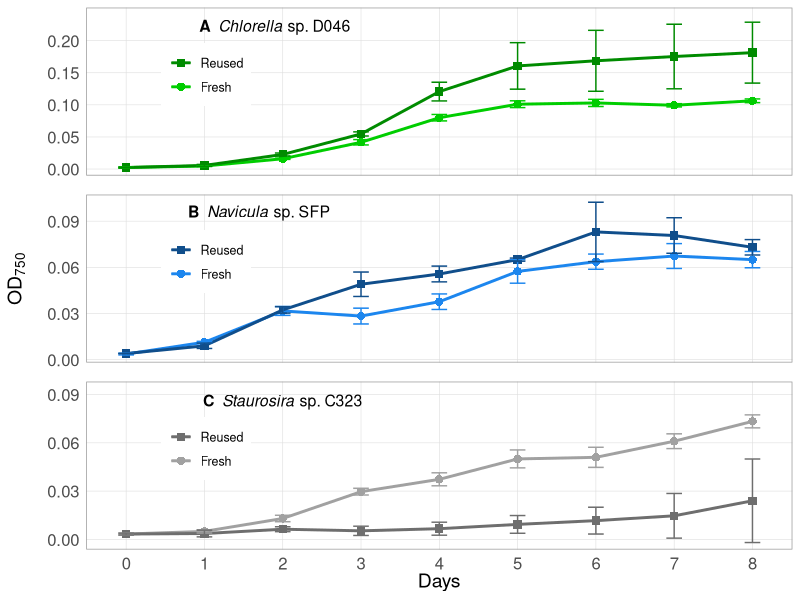
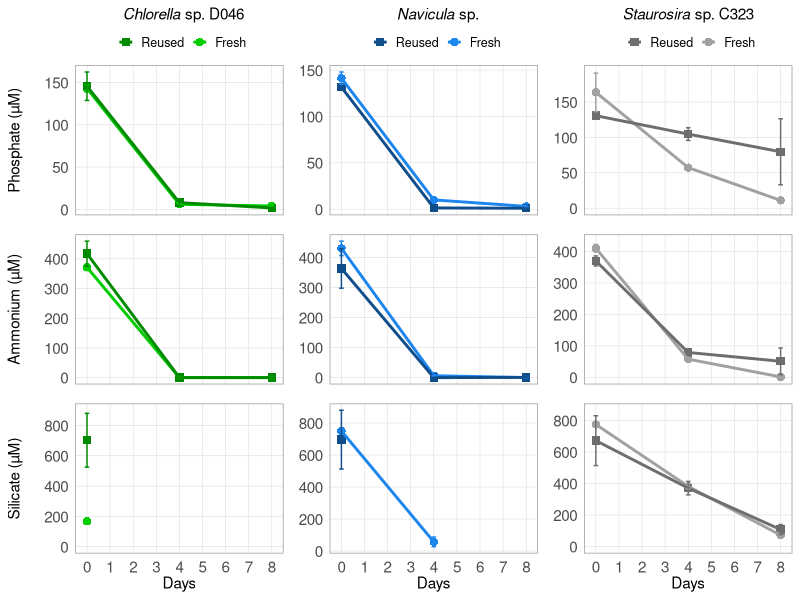
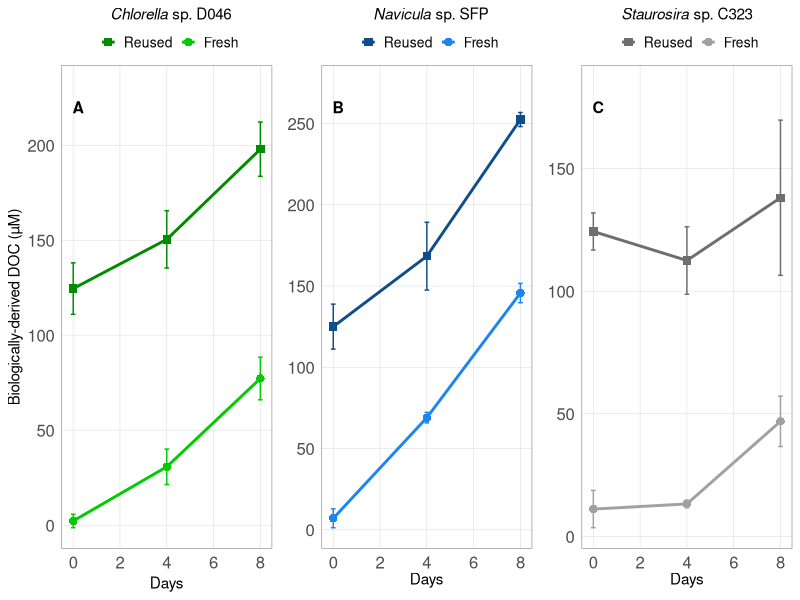
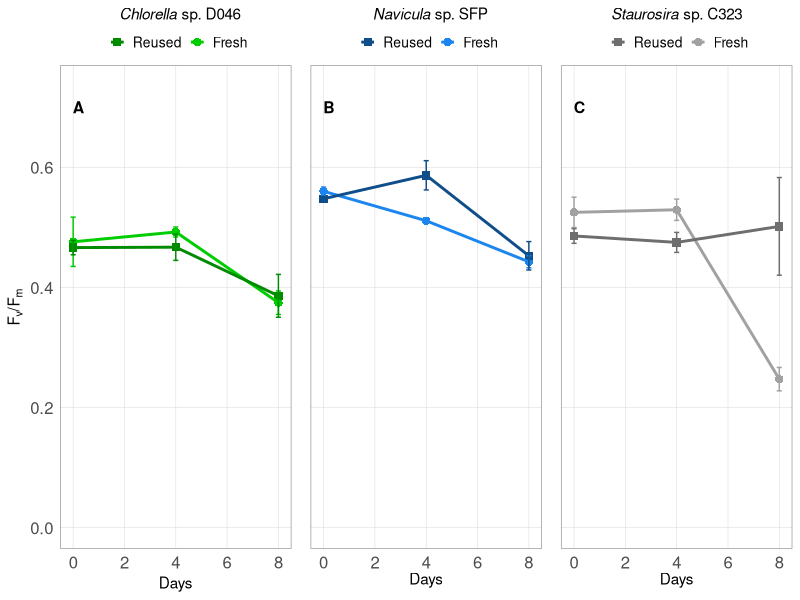
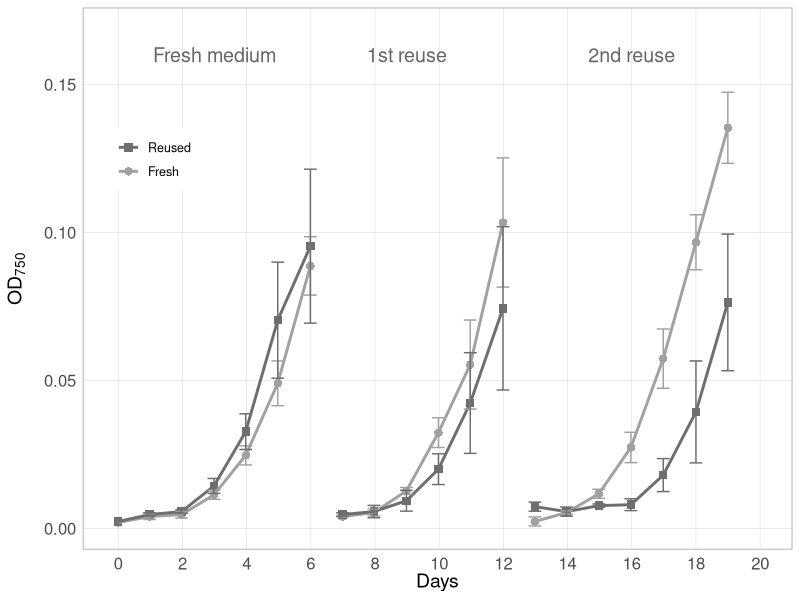
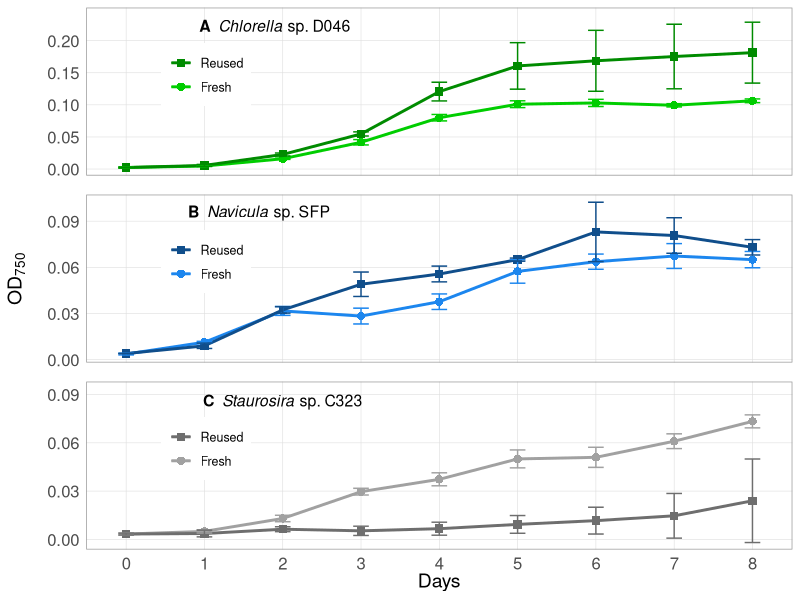
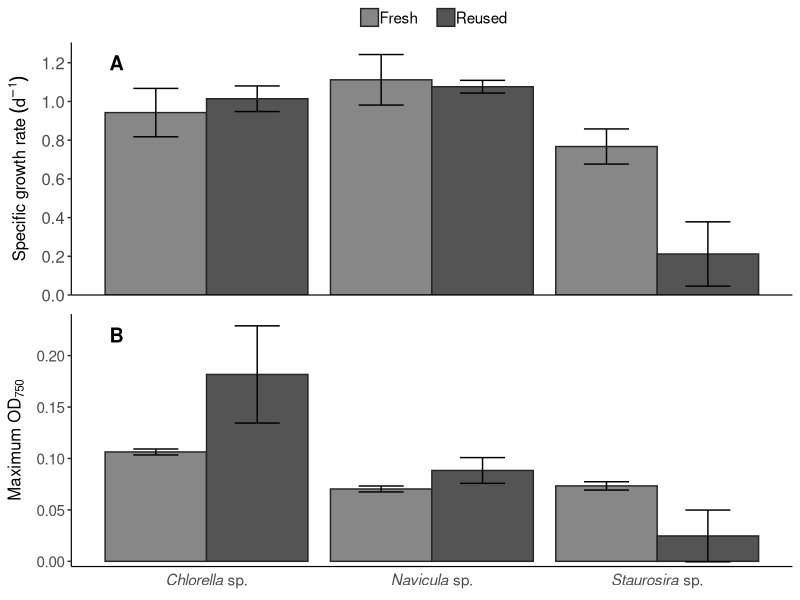
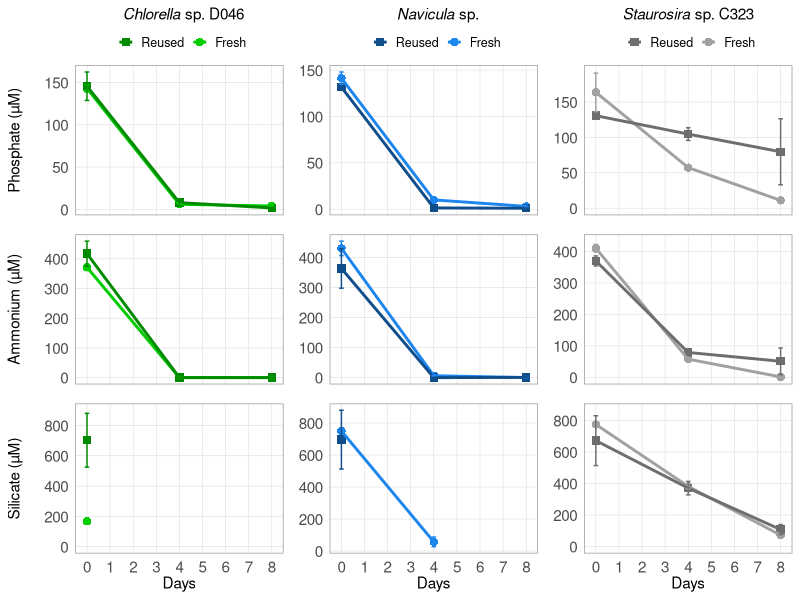

The R source for these figures, in order:
# Project: Microalgae Cross-strain Growth Medium Reuse Experiment
# Author: Sarah Loftus, sarah.e.loftus@gmail.com

# This code organizes, analyses, and visualizes data from mircoalgae cross-strain reused medium experiments. 

# Input data and metadata are also available on Figshare: https://doi.org/10.6084/m9.figshare.7831913.v1

#######################################################################################

### Install packages ###

# Data management
library(tidyverse) 
library(lubridate)
library(broom)

# Plotting
library(gtable)
library(grid)
library(ggpubr)

### Read Data (see metadata for CSV file column descriptions)
growth_df <- read.csv("input_data/Data1_Growth.csv")        # Algae growth and experimental data for each culture replicate
daily_df <- read.csv("input_data/Data2_Daily.csv")          # Daily sampling data 

#### Parse dates and times, and calculate Days elapsed ####

daily_df %>%
  mutate(Date = mdy(Date),   
         Tstart = hm(Tstart),
         Tend = hm(Tend),
         Tmid = Tstart + as.period(0.5*as.duration(Tend - Tstart))) %>%   # Tmid = midpoint between start and end of sampling time
  do(mutate(., DaysElapsed = ((Date + Tmid) - (Date[Round == 0 & Day == 0] + Tmid[Round == 0 & Day == 0]) )/ 86400) ) %>%   # DaysElapsed =  days elapsed since start of each experiment
  select(Round, Day, Chl_medium, OD750_medium, DaysElapsed) -> daily_df2 
  # Note: warning messages do not pose problem to further analysis

#### Define additional variables ####

growth_df %>%    
  inner_join(daily_df2, by = c("Round", "Day") ) %>% # Add daily measurement data to growth data frame
  mutate(biomass_OD = OD750 -  OD750_medium,         # biomass_OD = Blank-corrected OD750 of the culture, in arbitrary units
         biomass_chl = Chl - Chl_medium              # biomass_chl = Blank-corrected chlorophyll-a concentration of the culture, in relative fluorescence units
  ) -> growth_df2    

#### Calculate daily averages and standard deviations of all variables in growth data frame. For use in plotting. ####

growth_df2 %>%
  select(-Replicate, -Chl, -OD750, -Chl_medium, -OD750_medium) %>% 
  group_by(Algae, Round, Treatment, Day) %>% 
  summarize_all(funs(mean, sd), na.rm = TRUE) %>%
  replace(., is.na(.), NA)-> growth_df_avgs  

#### Calculate variables for algae growth statistics ####

# Define time periods where cultures are in exponential phase for calculating specific growth rates (*** this is based on OD growth phase)
mu_period_02 <- 0:2   # Days 0-2; for: Navicula Round 3 all treatments/replicates
mu_period_03 <- 0:3   # Days 0-3; for: C323 Round 1 Fresh C, C323 Round 3 Fresh all replciates
mu_period_04 <- 0:4   # Days 0-4; for: C323 Round 1 Recycled B, D046 Round 3 all treatments/replicates
mu_period_13 <- 1:3   # Days 1-3; for: C323 Round 1 Fresh A
mu_period_14 <- 1:4   # Days 1-4; for: C323 Round 1 Fresh B & Recycled A & Recycled C, C323 Round 2 Fresh all replicates
mu_period_25 <- 2:5   # Days 2-5; for: C323 Round 0 all treatments/replicates
mu_period_35 <- 3:5   # Days 3-5; for: C323 Round 2 Recycled all replicates
mu_period_38 <- 3:8   # Days 3-8; for: C323 Round 3 Recycled all replciates

# Calculate specific growth rate 
growth_df2 %>%
  filter( (Algae == "Navicula" & Day %in% mu_period_02) |     # Based on the stated definitions above, select only the days used to calculate specific growth rate
          ( (Algae == "C323" & ( (Round == 1 & Treatment == "F" & Replicate == "C") | (Round == 3 & Treatment == "F") ) ) & Day %in% mu_period_03) |
          ( ((Algae == "C323" & Round == 1 & Treatment == "R" & Replicate == "E") | (Algae == "D046" & Round == 3)) & Day %in% mu_period_04) |
          (Algae == "C323" & Round == 1 & Treatment == "F" & Replicate == "A" & Day %in% mu_period_13) |
          ( (Algae == "C323" & ( ( Round == 1 & ( (Treatment == "F" & Replicate == "B") | (Treatment == "R" & (Replicate == "D" | Replicate == "F")))) | (Round == 2 & Treatment == "F"))) & Day %in% mu_period_14) | 
          (Algae == "C323" & Round == 0 & Day %in% mu_period_25) |
          (Algae == "C323" & Round == 2 & Treatment == "R" & Day %in% mu_period_35) |
          (Algae == "C323" & Round == 3 & Treatment == "R" & Day %in% mu_period_38) ) %>%   
  group_by(Algae, Round, Treatment, Replicate) %>%
  do(tidy(lm(log(biomass_OD) ~ DaysElapsed, data = .))) %>%   # linear regression of natural log algae cell concentration versus time
  filter(term == "DaysElapsed") %>%                          # where "DaysElapsed" is the row term in the linear regression output to indicate the slope, i.e., the specific growth rate
  rename(mu = estimate) %>%                                  # rename the slope of the linear regression ("estimate") as mu, mu = the specific growth rate (units = 1/day)
  select(Algae, Round, Treatment, Replicate, mu) -> mu_data

# Take averages and standard deviations of specific growth rate
mu_data %>%
  group_by(Algae, Round, Treatment) %>% 
  select(-Replicate) %>% 
  summarize_all(funs(mean, sd), na.rm = TRUE) -> mu_avgs  

# Find the maximum OD over the growth period for each replicate
growth_df2 %>% 
  select(Round, Day, Algae, Treatment, Replicate, biomass_OD) %>% 
  group_by(Round, Algae, Treatment, Replicate) %>% 
  summarize(max_OD = max(biomass_OD)) -> max_OD_data 

# Take average and standard deviation of maximum OD
max_OD_data %>% 
  group_by(Algae, Round, Treatment) %>% 
  select(-Replicate) %>% 
  summarize_all(funs(mean, sd), na.rm = TRUE) -> max_OD_avgs 

# Change in DOC in Round 3
growth_df2 %>% 
  filter(Round == 3) %>% 
  select(Day, Algae, Treatment, Replicate, DOC, biomass_OD) %>% 
  group_by(Algae, Treatment, Replicate) %>% 
  summarize(DOC_change = DOC[Day == 8] - DOC[Day == 0], # Change in DOC over the growth period
            DOC_per_OD = DOC_change/(biomass_OD[Day == 8] - biomass_OD[Day == 0])) -> DOC_change # Change in DOC per change in OD over the growth period

# Take average and standard deviation of net change in DOC in Round 3
DOC_change %>%   
  select(-Replicate) %>% 
  summarize_all(funs(mean, sd), na.rm = TRUE) -> avg_DOC_change


#### Statistics ####

# Test for equal variances of specific growth rate (mu) and maximum OD between Fresh and Reused treatments in Round 3 for each algae

# Variance test for mu
C323_mu_var <- var.test(mu_data$mu[mu_data$Algae == 'C323' & mu_data$Round == 3 & mu_data$Treatment == "F"], 
                       mu_data$mu[mu_data$Algae == 'C323' & mu_data$Round == 3 & mu_data$Treatment == "R"],
                       alternative = "two.sided")

D046_mu_var <- var.test(mu_data$mu[mu_data$Algae == 'D046' & mu_data$Treatment == "F"], 
                       mu_data$mu[mu_data$Algae == 'D046' & mu_data$Treatment == "R"],
                       alternative = "two.sided")

Navi_mu_var <- var.test(mu_data$mu[mu_data$Algae == 'Navicula' & mu_data$Treatment == "F"], 
                       mu_data$mu[mu_data$Algae == 'Navicula' & mu_data$Treatment == "R"],
                       alternative = "two.sided")

# Variance test for maximum OD
C323_max_OD_var <- var.test(max_OD_data$max_OD[max_OD_data$Algae == 'C323' & max_OD_data$Round == 3 & max_OD_data$Treatment == "F"], 
                            max_OD_data$max_OD[max_OD_data$Algae == 'C323' & max_OD_data$Round == 3 & max_OD_data$Treatment == "R"],
                            alternative = "two.sided")

D046_max_OD_var <- var.test(max_OD_data$max_OD[max_OD_data$Algae == 'D046' & max_OD_data$Treatment == "F"], 
                            max_OD_data$max_OD[max_OD_data$Algae == 'D046' & max_OD_data$Treatment == "R"],
                            alternative = "two.sided")

Navi_max_OD_var <- var.test(max_OD_data$max_OD[max_OD_data$Algae == 'Navicula' & max_OD_data$Treatment == "F"], 
                            max_OD_data$max_OD[max_OD_data$Algae == 'Navicula' & max_OD_data$Treatment == "R"],
                            alternative = "two.sided")

# Perform T tests for mu and maximum OD between Fresh and Reused treatments in Round 3 for each algae
# Based on results of variance test above, indicate in T test function where "var.equal" is TRUE or FALSE

# T test for mu
C323_mu_test <- t.test(mu_data$mu[mu_data$Algae == 'C323' & mu_data$Round == 3 & mu_data$Treatment == "F"], 
                       mu_data$mu[mu_data$Algae == 'C323' & mu_data$Round == 3 & mu_data$Treatment == "R"],
                       alternative = "two.sided", paired = FALSE, var.equal = TRUE)

D046_mu_test <- t.test(mu_data$mu[mu_data$Algae == 'D046' & mu_data$Treatment == "F"], 
                        mu_data$mu[mu_data$Algae == 'D046' & mu_data$Treatment == "R"],
                        alternative = "two.sided", paired = FALSE, var.equal = TRUE)

Navi_mu_test <- t.test(mu_data$mu[mu_data$Algae == 'Navicula' & mu_data$Treatment == "F"], 
                        mu_data$mu[mu_data$Algae == 'Navicula' & mu_data$Treatment == "R"],
                        alternative = "two.sided", paired = FALSE, var.equal = TRUE)

# T test for maximum OD
C323_max_OD_test <- t.test(max_OD_data$max_OD[max_OD_data$Algae == 'C323' & max_OD_data$Round == 3 & max_OD_data$Treatment == "F"], 
                       max_OD_data$max_OD[max_OD_data$Algae == 'C323' & max_OD_data$Round == 3 & max_OD_data$Treatment == "R"],
                       alternative = "two.sided", paired = FALSE, var.equal = TRUE)

D046_max_OD_test <- t.test(max_OD_data$max_OD[max_OD_data$Algae == 'D046' & max_OD_data$Treatment == "F"], 
                       max_OD_data$max_OD[max_OD_data$Algae == 'D046' & max_OD_data$Treatment == "R"],
                       alternative = "two.sided", paired = FALSE, var.equal = FALSE)

Navi_max_OD_test <- t.test(max_OD_data$max_OD[max_OD_data$Algae == 'Navicula' & max_OD_data$Treatment == "F"], 
                       max_OD_data$max_OD[max_OD_data$Algae == 'Navicula' & max_OD_data$Treatment == "R"],
                       alternative = "two.sided", paired = FALSE, var.equal = TRUE)


#### Figures ####

#### Figure 1: Daily OD ####

  # C323 Round 0-2 ####  
  C323_OD_plot_R02 <- ggplot(data = growth_df_avgs[growth_df_avgs$Algae == "C323" & growth_df_avgs$Round != 3, ], 
                             aes(x = as.numeric(DaysElapsed_mean), y = biomass_OD_mean, color = Treatment, shape = Treatment))  +
    geom_point(size = 2.5) +
    geom_line(aes(group = interaction(Treatment, Round)), size = 1) +
    geom_errorbar(aes(ymin=biomass_OD_mean - biomass_OD_sd, ymax=biomass_OD_mean + biomass_OD_sd), width= 0.4) +
    labs(x = "Days") +
    labs(y = expression("OD"["750"])) +
    scale_color_manual(labels = c("Fresh", "Reused"), values = c('gray63','gray43'), guide = guide_legend(reverse=TRUE)) +
    scale_shape_manual(labels = c("Fresh", "Reused"), values = c(16, 15), guide = guide_legend(reverse=TRUE)) +
    scale_y_continuous(breaks = seq(0, 0.15, 0.05), expand = expand_scale(mult = c(0.05,0.1))) +  
    scale_x_continuous(limits = c(-0.1,20), breaks = seq(0, 21, 2)) +
    annotate("text", x = c(3, 9, 16), y = 0.16, label = c("Fresh medium", "1st reuse", "2nd reuse"), color = "gray40", size = 5) +
    theme( legend.key = element_rect(fill = NA),  # removes color from behind legned points/lines
           legend.title = element_blank(),
           legend.text = element_text(size = 9),
           legend.position = c(0.1,0.72),
           axis.title.y = element_text(margin = margin(r =10), size = 14),  
           axis.title.x = element_text(margin = margin(r =35), size = 14),   
           panel.background = element_rect(fill = "white"),
           panel.grid.major = element_line(colour = "gray87", size = 0.2),
           panel.border = element_rect(color = "gray60", fil = NA), 
           axis.ticks = element_blank(),
           axis.text = element_text(size = 12)) 
  
  # Save plot as pdf file
  pdf("Figures/Fig1_OD_Round02.pdf", 
      width = 7.5, height = 3)
  grid.draw(C323_OD_plot_R02)
  dev.off()
  
  # D046 Round 3 ####    
  D046_OD_plot <- ggplot(data = growth_df_avgs[growth_df_avgs$Algae == "D046", ], 
                         aes(x = Day, y = biomass_OD_mean, color = Treatment, shape = Treatment))  +
    geom_point(size = 2.5) +
    geom_line(aes(group = interaction(Treatment, Round)), size = 1) +
    geom_errorbar(aes(ymin=biomass_OD_mean - biomass_OD_sd, ymax=biomass_OD_mean + biomass_OD_sd), width= 0.2) +
    scale_color_manual(labels = c("Fresh", "Reused"), values = c('green3', 'green4'), guide = guide_legend(reverse=TRUE)) +
    scale_shape_manual(labels = c("Fresh", "Reused"), values = c(16, 15), guide = guide_legend(reverse=TRUE)) +
    scale_y_continuous(breaks = seq(0, 0.20, 0.05), expand = expand_scale(mult = c(0.05,0.1))) +  
    scale_x_continuous(limits = c(-0.1,8.1), breaks = seq(0, 8, 1)) +
    labs( y = " ") +
    annotate("text", x = 1.9, y = 0.22, label = expression(paste(bold("A"), italic("  Chlorella"), " sp. D046")), size = 4) + 
    theme( legend.key = element_rect(fill = NA),  # removes color from behind legned points/lines
           legend.title = element_blank(),
           legend.text = element_text(size = 9),
           axis.title.y = element_text(margin = margin(r = 15), size = 14),
           axis.title.x = element_blank(),
           legend.position = c(0.17,0.6),
           panel.grid.major = element_line(colour = "gray87", size = 0.2),
           panel.border = element_rect(color = "gray60", fil = NA), 
           panel.background = element_rect(fill = "white"),
           axis.ticks = element_blank(),
           axis.text.x = element_blank(),
           axis.text.y = element_text(size = 12))   
  
  # Navicula Round 3 #### 
  Navicula_OD_plot <- ggplot(data = growth_df_avgs[growth_df_avgs$Algae == "Navicula", ], 
                             aes(x = Day, y = biomass_OD_mean, color = Treatment, shape = Treatment))  +
    geom_point(size = 2.5) +
    geom_line(aes(group = interaction(Treatment, Round)), size = 1) +
    geom_errorbar(aes(ymin=biomass_OD_mean - biomass_OD_sd, ymax=biomass_OD_mean + biomass_OD_sd), width= 0.2) +
    labs(y = expression("OD"["750"])) +
    scale_color_manual(labels = c("Fresh", "Reused"), values = c('dodgerblue2', 'dodgerblue4'), guide = guide_legend(reverse=TRUE)) +
    scale_shape_manual(labels = c("Fresh", "Reused"), values = c(16, 15), guide = guide_legend(reverse=TRUE)) +
    scale_y_continuous(breaks = seq(0, 0.1, 0.03), expand = expand_scale(mult = c(0.05, 0.05))) +  
    scale_x_continuous(limits = c(-0.1,8.1), breaks = seq(0, 8, 1)) +
    annotate("text", x = 1.7, y = 0.095, label = expression(paste( bold("B"), italic("  Navicula"), " sp. SFP")), size = 4) + 
    theme( legend.key = element_rect(fill = NA),  # removes color from behind legned points/lines
           legend.title = element_blank(),
           legend.text = element_text(size = 9),
           legend.position = c(0.17,0.6),
           axis.title.y = element_text(margin = margin(r = 15), size = 14),  # moves axis title away from axis label
           axis.title.x = element_blank(),   
           panel.grid.major = element_line(colour = "gray87", size = 0.2),
           panel.border = element_rect(color = "gray60", fil = NA),            
           panel.background = element_rect(fill = "white"),
           axis.ticks = element_blank(),
           axis.text.x = element_blank(),
           axis.text.y = element_text(size = 12)) 
  
  # C323 Round 3 ####  
  C323_OD_plot <- ggplot(data = growth_df_avgs[growth_df_avgs$Algae == "C323" & growth_df_avgs$Round == 3, ], 
                         aes(x = Day, y = biomass_OD_mean, color = Treatment, shape = Treatment))  +
    geom_point(size = 2.5) +
    geom_line(aes(group = interaction(Treatment, Round)), size = 1) +
    geom_errorbar(aes(ymin=biomass_OD_mean - biomass_OD_sd, ymax=biomass_OD_mean + biomass_OD_sd), width= 0.2) +
    labs(x = "Days") +
    scale_color_manual(labels = c("Fresh", "Reused"), values = c('gray63','gray43'), guide = guide_legend(reverse=TRUE)) +
    scale_shape_manual(labels = c("Fresh", "Reused"), values = c(16, 15), guide = guide_legend(reverse=TRUE)) +
    scale_y_continuous(breaks = seq(0, 0.1, 0.03), expand = expand_scale(mult = c(0.05,0.15))) +  
    scale_x_continuous(limits = c(-0.1,8.1), breaks = seq(0, 8, 1)) +
    annotate("text", x = 2, y = 0.085, label = expression(paste(bold("C"), italic("  Staurosira"), " sp. C323")), size = 4) + 
    theme( legend.key = element_rect(fill = NA),  # removes color from behind legned points/lines
           legend.title = element_blank(),
           legend.text = element_text(size = 9),
           legend.position = c(0.17,0.6),
           axis.title.y = element_blank(),  # moves axis title away from axis label
           axis.title.x = element_text(margin = margin(r = 35), size = 14),   
           panel.background = element_rect(fill = "white"),
           panel.grid.major = element_line(colour = "gray87", size = 0.2),
           panel.border = element_rect(color = "gray60", fil = NA), 
           axis.ticks = element_blank(),
           axis.text = element_text(size = 12))   
  
  # Combine Round 3 Daily OD plots in a grid & Save as pdf ####
  
  # Convert ggplots to grobs
  D046_OD_grob <- ggplotGrob(D046_OD_plot)
  C323_OD_grob <- ggplotGrob(C323_OD_plot)
  Navi_OD_grob <- ggplotGrob(Navicula_OD_plot)
  
  # Combine in grid
  OD_gridplot <- rbind(D046_OD_grob, Navi_OD_grob, C323_OD_grob, size = "first")
  
  grid.newpage()
  grid.draw(OD_gridplot)
  
  # Save plot as pdf file
  pdf("Figures/Fig2_ODGrid.pdf", 
      width = 4, height = 6)
  grid.draw(OD_gridplot)
  dev.off()
  
#### Figure S1: Specific growth rate and maximum OD in phase 2 ####
  
  # reorder the x-axis to D046, Navi, C323
  mu_avgs$Algae <- factor(mu_avgs$Algae, levels = c("D046", "Navicula", "C323"))
  max_OD_avgs$Algae <- factor(max_OD_avgs$Algae, levels = c("D046", "Navicula", "C323"))
  
  specific_growth_plot <- ggplot(data = mu_avgs[mu_avgs$Round == 3, ], 
                         aes(x = Algae, y = mean, fill = Treatment))  +
    geom_col(position = position_dodge(0.9), color = "gray15") +
    geom_errorbar(aes(ymin=mean - sd, ymax= mean + sd), width= 0.4, position = position_dodge(0.9)) +
    labs(y = expression(paste("Specific growth rate ", ("d"^-1)))) +
    scale_fill_manual(labels = c("Fresh", "Reused"), values = c('gray53','gray33')) +
    scale_x_discrete(labels=c("D046" = expression(paste(italic("Chlorella"), " sp.")), "Navicula" = expression(paste(italic("Navicula"), " sp.")), "C323" = expression(paste(italic("Staurosira"), " sp.")))) +
    annotate("text", x = 0.6, y = 1.2, label = expression(paste(bold("A"))), size = 5) + 
    scale_y_continuous(expand = expand_scale(mult = c(0, 0.05)), breaks = seq(0,1.2, by = 0.2)) +
    theme( legend.key = element_rect(fill = NA),  
           legend.title = element_blank(),
           legend.text = element_text(size = 11, margin = margin(r = 8)),
           legend.position = "top",
           legend.key.size = unit(5, "mm"),
           legend.justification = "center",
           legend.margin=margin(t = 0, b = 0, l = 10),
           legend.box.margin=margin(t = 0, b = 0),
           legend.spacing.x = unit(1, "mm"),
           panel.background = element_rect(fill = NA),
           axis.line = element_line(color = "black", size = 0.4),
           axis.ticks.x = element_blank(),
           axis.title.y = element_text(margin = margin(r = 6),size = 12),
           axis.text.y = element_text(size = 12),
           axis.title.x = element_blank(),
           axis.text.x = element_blank()) 
  
  max_OD_plot <- ggplot(data = max_OD_avgs[max_OD_avgs$Round == 3, ], 
                                 aes(x = Algae, y = mean, fill = Treatment))  +
    geom_col(position = position_dodge(0.9), color = "gray15") +
    geom_errorbar(aes(ymin=mean - sd, ymax= mean + sd), width= 0.4, position = position_dodge(0.9)) +
    labs(y = expression("Maximum OD"["750"])) +
    scale_fill_manual(labels = c("Fresh", "Reused"), values = c('gray53','gray33')) +
    scale_x_discrete(labels=c("D046" = expression(paste(italic("Chlorella"), " sp.")), "Navicula" = expression(paste(italic("Navicula"), " sp.")), "C323" = expression(paste(italic("Staurosira"), " sp.")))) +
    annotate("text", x = 0.6, y = 0.22, label = expression(paste(bold("B"))), size = 5) + 
    scale_y_continuous(expand = expand_scale(mult = c(0.02, 0.05)), breaks = seq(0,0.2, by = 0.05)) +
    theme( legend.position = "none",                              
           panel.background = element_rect(fill = NA),
           axis.line = element_line(color = "black", size = 0.4),
           axis.ticks.x = element_blank(),
           axis.title = element_text(margin = margin(r = 6),size = 12),
           axis.text = element_text(size = 11),
           axis.title.x = element_blank(),
           axis.title.y = element_text(margin = margin(r = 6),size = 12))   
  
  # Combine plots
  mu_grob <- ggplotGrob(specific_growth_plot)
  max_OD_grob <- ggplotGrob(max_OD_plot)
  
  mu_maxOD_grid <- rbind(mu_grob, max_OD_grob, size = "first")
  
  # Save plot as pdf file
  pdf("Figures/FigS1_mu_maxOD_Grid.pdf", 
      width = 4.5, height = 6.5)
  grid.draw(mu_maxOD_grid)
  dev.off()
  
#### Nutrients versus Time ####    
#### PO4
  # D046 Round 3 ####    
  D046_PO4_plot <- ggplot(data = growth_df_avgs[growth_df_avgs$Algae == "D046" & !(is.na(growth_df_avgs$PO4_mean)), ], 
                         aes(x = Day, y = PO4_mean, color = Treatment, shape = Treatment))  +
    geom_point(size = 2.5) +
    geom_line(aes(group = interaction(Treatment, Round)), size = 1) +
    geom_errorbar(aes(ymin=PO4_mean - PO4_sd, ymax=PO4_mean + PO4_sd), width= 0.2) +
    scale_color_manual(labels = c("Fresh", "Reused"), values = c('green3', 'green4'), guide = guide_legend(reverse=TRUE)) +
    scale_shape_manual(labels = c("Fresh", "Reused"), values = c(16, 15), guide = guide_legend(reverse=TRUE)) +
    scale_y_continuous(breaks = seq(0, 175, 50), expand = expand_scale(mult = c(0.05,0.05))) +  
    scale_x_continuous(limits = c(-0.1,8.1), breaks = seq(0, 8, 1)) +
    labs( y = "Phosphate (µM)", title = expression(paste(italic("  Chlorella"), " sp. D046"))) +
    theme( legend.key = element_rect(fill = NA),  # removes color from behind legned points/lines
           legend.title = element_blank(),
           legend.text = element_text(size = 9),
           axis.title.y = element_text(margin = margin(r = 15), size = 11),
           axis.title.x = element_blank(),
           legend.position = "top",
           legend.key.size = unit(4, "mm"),
           legend.justification = "center",
           legend.margin=margin(t = 0, b = 0, l = 4),
           legend.box.margin=margin(t = 0, b = 0),
           legend.spacing.x = unit(1, "mm"),
           plot.title = element_text(hjust = 0.5, size = 11),
           panel.grid.major = element_line(colour = "gray87", size = 0.2),
           panel.border = element_rect(color = "gray60", fil = NA), 
           panel.background = element_rect(fill = "white"),
           axis.ticks = element_blank(),
           axis.text.x = element_blank(),
           axis.text.y = element_text(size = 11)) 

  # Navicula Round 3 ####    
  Navi_PO4_plot <- ggplot(data = growth_df_avgs[growth_df_avgs$Algae == "Navicula" & !(is.na(growth_df_avgs$PO4_mean)), ], 
                          aes(x = Day, y = PO4_mean, color = Treatment, shape = Treatment))  +
    geom_point(size = 2.5) +
    geom_line(aes(group = interaction(Treatment, Round)), size = 1) +
    geom_errorbar(aes(ymin=PO4_mean - PO4_sd, ymax=PO4_mean + PO4_sd), width= 0.2) +
    scale_color_manual(labels = c("Fresh", "Reused"), values = c('dodgerblue2', 'dodgerblue4'), guide = guide_legend(reverse=TRUE)) +
    scale_shape_manual(labels = c("Fresh", "Reused"), values = c(16, 15), guide = guide_legend(reverse=TRUE)) +
    scale_y_continuous(breaks = seq(0, 175, 50), expand = expand_scale(mult = c(0.05,0.05))) +  
    scale_x_continuous(limits = c(-0.1,8.1), breaks = seq(0, 8, 1)) +
    labs(title = expression(paste(italic("  Navicula"), " sp."))) +
    theme( legend.key = element_rect(fill = NA),  # removes color from behind legned points/lines
           legend.title = element_blank(),
           legend.text = element_text(size = 9),
           axis.title.y = element_blank(),
           axis.title.x = element_blank(),
           legend.position = "top",
           legend.key.size = unit(4, "mm"),
           legend.justification = "center",
           legend.margin=margin(t = 0, b = 0, l = 4),
           legend.box.margin=margin(t = 0, b = 0),
           legend.spacing.x = unit(1, "mm"),
           plot.title = element_text(hjust = 0.5, size = 11),
           panel.grid.major = element_line(colour = "gray87", size = 0.2),
           panel.border = element_rect(color = "gray60", fil = NA), 
           panel.background = element_rect(fill = "white"),
           axis.ticks = element_blank(),
           axis.text.x = element_blank(),
           axis.text.y = element_text(size = 11))   
  
  # C323 Round 3 ####    
  C323_PO4_plot <- ggplot(data = growth_df_avgs[growth_df_avgs$Algae == "C323" & !(is.na(growth_df_avgs$PO4_mean)) & growth_df_avgs$Round == 3, ], 
                          aes(x = Day, y = PO4_mean, color = Treatment, shape = Treatment))  +
    geom_point(size = 2.5) +
    geom_line(aes(group = interaction(Treatment, Round)), size = 1) +
    geom_errorbar(aes(ymin=PO4_mean - PO4_sd, ymax=PO4_mean + PO4_sd), width= 0.2) +
    scale_color_manual(labels = c("Fresh", "Reused"), values = c('gray63','gray43'), guide = guide_legend(reverse=TRUE)) +
    scale_shape_manual(labels = c("Fresh", "Reused"), values = c(16, 15), guide = guide_legend(reverse=TRUE)) +
    scale_y_continuous(breaks = seq(0, 175, 50), expand = expand_scale(mult = c(0.05,0.01)), limits = c(0, 200)) +  
    scale_x_continuous(limits = c(-0.1,8.1), breaks = seq(0, 8, 1)) +
    labs(title = expression(paste(italic("Staurosira"), " sp. C323"))) +
    theme( legend.key = element_rect(fill = NA),  # removes color from behind legned points/lines
           legend.title = element_blank(),
           legend.text = element_text(size = 9),
           axis.title.y = element_blank(),
           axis.title.x = element_blank(),
           legend.position = "top",
           legend.key.size = unit(4, "mm"),
           legend.justification = "center",
           legend.margin=margin(t = 0, b = 0, l = 4),
           legend.box.margin=margin(t = 0, b = 0),
           legend.spacing.x = unit(1, "mm"),
           plot.title = element_text(hjust = 0.5, size = 11),
           panel.grid.major = element_line(colour = "gray87", size = 0.2),
           panel.border = element_rect(color = "gray60", fil = NA), 
           panel.background = element_rect(fill = "white"),
           axis.ticks = element_blank(),
           axis.text.x = element_blank(),
           axis.text.y = element_text(size = 11)) 

# NH4
  # D046 Round 3 ####    
  D046_NH4_plot <- ggplot(data = growth_df_avgs[growth_df_avgs$Algae == "D046" & !(is.na(growth_df_avgs$NH4_mean)), ], 
                          aes(x = Day, y = NH4_mean, color = Treatment, shape = Treatment))  +
    geom_point(size = 2.5) +
    geom_line(aes(group = interaction(Treatment, Round)), size = 1) +
    geom_errorbar(aes(ymin=NH4_mean - NH4_sd, ymax=NH4_mean + NH4_sd), width= 0.2) +
    scale_color_manual(labels = c("Fresh", "Reused"), values = c('green3', 'green4'), guide = guide_legend(reverse=TRUE)) +
    scale_shape_manual(labels = c("Fresh", "Reused"), values = c(16, 15), guide = guide_legend(reverse=TRUE)) +
    scale_y_continuous(breaks = seq(0, 450, 100), expand = expand_scale(mult = c(0.05,0.05))) +  
    scale_x_continuous(limits = c(-0.1,8.1), breaks = seq(0, 8, 1)) +
    labs( y = "Ammonium (µM)") +
    theme( legend.position="none",
           axis.title.y = element_text(margin = margin(r = 15), size = 11),
           axis.title.x = element_blank(),
           panel.grid.major = element_line(colour = "gray87", size = 0.2),
           panel.border = element_rect(color = "gray60", fil = NA), 
           panel.background = element_rect(fill = "white"),
           axis.ticks = element_blank(),
           axis.text.x = element_blank(),
           axis.text.y = element_text(size = 11)) 
  
  # Navicula Round 3 ####    
  Navi_NH4_plot <- ggplot(data = growth_df_avgs[growth_df_avgs$Algae == "Navicula" & !(is.na(growth_df_avgs$NH4_mean)), ], 
                          aes(x = Day, y = NH4_mean, color = Treatment, shape = Treatment))  +
    geom_point(size = 2.5) +
    geom_line(aes(group = interaction(Treatment, Round)), size = 1) +
    geom_errorbar(aes(ymin=NH4_mean - NH4_sd, ymax=NH4_mean + NH4_sd), width= 0.2) +
    scale_color_manual(labels = c("Fresh", "Reused"), values = c('dodgerblue2', 'dodgerblue4'), guide = guide_legend(reverse=TRUE)) +
    scale_shape_manual(labels = c("Fresh", "Reused"), values = c(16, 15), guide = guide_legend(reverse=TRUE)) +
    scale_y_continuous(breaks = seq(0, 450, 100), expand = expand_scale(mult = c(0.05,0.05))) +  
    scale_x_continuous(limits = c(-0.1,8.1), breaks = seq(0, 8, 1)) +
    theme( legend.position="none",
           axis.title.y = element_blank(),
           axis.title.x = element_blank(),
           panel.grid.major = element_line(colour = "gray87", size = 0.2),
           panel.border = element_rect(color = "gray60", fil = NA), 
           panel.background = element_rect(fill = "white"),
           axis.ticks = element_blank(),
           axis.text.x = element_blank(),
           axis.text.y = element_text(size = 11))   
  
  # C323 Round 3 ####    
  C323_NH4_plot <- ggplot(data = growth_df_avgs[growth_df_avgs$Algae == "C323" & !(is.na(growth_df_avgs$NH4_mean)) & growth_df_avgs$Round == 3, ], 
                          aes(x = Day, y = NH4_mean, color = Treatment, shape = Treatment))  +
    geom_point(size = 2.5) +
    geom_line(aes(group = interaction(Treatment, Round)), size = 1) +
    geom_errorbar(aes(ymin=NH4_mean - NH4_sd, ymax=NH4_mean + NH4_sd), width= 0.2) +
    scale_color_manual(labels = c("Fresh", "Reused"), values = c('gray63','gray43'), guide = guide_legend(reverse=TRUE)) +
    scale_shape_manual(labels = c("Fresh", "Reused"), values = c(16, 15), guide = guide_legend(reverse=TRUE)) +
    scale_y_continuous(breaks = seq(0, 400, 100), expand = expand_scale(mult = c(0.05,0.01)), limits = c(0, 450)) +  
    scale_x_continuous(limits = c(-0.1,8.1), breaks = seq(0, 8, 1)) +
    theme( legend.position="none",
           axis.title.y = element_blank(),
           axis.title.x = element_blank(),
           panel.grid.major = element_line(colour = "gray87", size = 0.2),
           panel.border = element_rect(color = "gray60", fil = NA), 
           panel.background = element_rect(fill = "white"),
           axis.ticks = element_blank(),
           axis.text.x = element_blank(),
           axis.text.y = element_text(size = 11)) 
 
# Silicate
  # D046 Round 3 ####    
  D046_Si_plot <- ggplot(data = growth_df_avgs[growth_df_avgs$Algae == "D046" & !(is.na(growth_df_avgs$Si_mean)), ], 
                          aes(x = Day, y = Si_mean, color = Treatment, shape = Treatment))  +
    geom_point(size = 2.5) +
    geom_line(aes(group = interaction(Treatment, Round)), size = 1) +
    geom_errorbar(aes(ymin=Si_mean - Si_sd, ymax=Si_mean + Si_sd), width= 0.2) +
    scale_color_manual(labels = c("Fresh", "Reused"), values = c('green3', 'green4'), guide = guide_legend(reverse=TRUE)) +
    scale_shape_manual(labels = c("Fresh", "Reused"), values = c(16, 15), guide = guide_legend(reverse=TRUE)) +
    scale_y_continuous(breaks = seq(0, 1400, 200), expand = expand_scale(mult = c(0.05,0.05)), limits = c(0, 900)) +  
    scale_x_continuous(limits = c(-0.1,8.1), breaks = seq(0, 8, 1)) +
    labs( y = "Silicate (µM)", x = "Days") +
    theme( legend.position="none",
           axis.title.y = element_text(margin = margin(r = 15), size = 11),
           axis.title.x = element_text(margin = margin(r = 15), size = 11),
           panel.grid.major = element_line(colour = "gray87", size = 0.2),
           panel.border = element_rect(color = "gray60", fil = NA), 
           panel.background = element_rect(fill = "white"),
           axis.ticks = element_blank(),
           axis.text.x = element_text(size = 11),
           axis.text.y = element_text(size = 11)) 
  
  # Navicula Round 3 ####    
  Navi_Si_plot <- ggplot(data = growth_df_avgs[growth_df_avgs$Algae == "Navicula" & !(is.na(growth_df_avgs$Si_mean)), ], 
                          aes(x = Day, y = Si_mean, color = Treatment, shape = Treatment))  +
    geom_point(size = 2.5) +
    geom_line(aes(group = interaction(Treatment, Round)), size = 1) +
    geom_errorbar(aes(ymin=Si_mean - Si_sd, ymax=Si_mean + Si_sd), width= 0.2) +
    scale_color_manual(labels = c("Fresh", "Reused"), values = c('dodgerblue2', 'dodgerblue4'), guide = guide_legend(reverse=TRUE)) +
    scale_shape_manual(labels = c("Fresh", "Reused"), values = c(16, 15), guide = guide_legend(reverse=TRUE)) +
    scale_y_continuous(breaks = seq(0, 1400, 200), expand = expand_scale(mult = c(0.05,0.05))) +  
    scale_x_continuous(limits = c(-0.1,8.1), breaks = seq(0, 8, 1)) +
    labs(x = "Days") +
    theme( legend.position="none",
           axis.title.y = element_blank(),
           axis.title.x = element_text(margin = margin(r = 15), size = 11),
           panel.grid.major = element_line(colour = "gray87", size = 0.2),
           panel.border = element_rect(color = "gray60", fil = NA), 
           panel.background = element_rect(fill = "white"),
           axis.ticks = element_blank(),
           axis.text.x = element_text(size = 11),
           axis.text.y = element_text(size = 11))   
  
  # C323 Round 3 ####    
  C323_Si_plot <- ggplot(data = growth_df_avgs[growth_df_avgs$Algae == "C323" & !(is.na(growth_df_avgs$Si_mean)) & growth_df_avgs$Round == 3, ], 
                          aes(x = Day, y = Si_mean, color = Treatment, shape = Treatment))  +
    geom_point(size = 2.5) +
    geom_line(aes(group = interaction(Treatment, Round)), size = 1) +
    geom_errorbar(aes(ymin=Si_mean - Si_sd, ymax=Si_mean + Si_sd), width= 0.2) +
    scale_color_manual(labels = c("Fresh", "Reused"), values = c('gray63','gray43'), guide = guide_legend(reverse=TRUE)) +
    scale_shape_manual(labels = c("Fresh", "Reused"), values = c(16, 15), guide = guide_legend(reverse=TRUE)) +
    scale_y_continuous(breaks = seq(0, 1400, 200), expand = expand_scale(mult = c(0.05,0.01)), limits = c(0, 900)) +  
    scale_x_continuous(limits = c(-0.1,8.1), breaks = seq(0, 8, 1)) +
    labs(x = "Days") +
    theme( legend.position="none",
           axis.title.y = element_blank(),
           axis.title.x = element_text(margin = margin(r = 15), size = 11),
           panel.grid.major = element_line(colour = "gray87", size = 0.2),
           panel.border = element_rect(color = "gray60", fil = NA), 
           panel.background = element_rect(fill = "white"),
           axis.ticks = element_blank(),
           axis.text.x = element_text(size = 11),
           axis.text.y = element_text(size = 11)) 

  # Combine 9 plots in a 3x3 grid
  # Convert plots to grobs
  D046_PO4_grob <- ggplotGrob(D046_PO4_plot)
  Navi_PO4_grob <- ggplotGrob(Navi_PO4_plot)
  C323_PO4_grob <- ggplotGrob(C323_PO4_plot)
  D046_NH4_grob <- ggplotGrob(D046_NH4_plot)
  Navi_NH4_grob <- ggplotGrob(Navi_NH4_plot)
  C323_NH4_grob <- ggplotGrob(C323_NH4_plot)
  D046_Si_grob <- ggplotGrob(D046_Si_plot)
  Navi_Si_grob <- ggplotGrob(Navi_Si_plot)
  C323_Si_grob <- ggplotGrob(C323_Si_plot)  
  
  # Make plot columns
  nuts_col1 <- rbind(D046_PO4_grob, D046_NH4_grob, D046_Si_grob, size = "first")
  nuts_col2 <- rbind(Navi_PO4_grob, Navi_NH4_grob, Navi_Si_grob, size = "first")
  nuts_col3 <- rbind(C323_PO4_grob, C323_NH4_grob, C323_Si_grob, size = "first")
  # Set widths
  nuts_col1$widths <- unit.pmax(D046_PO4_grob$widths, D046_NH4_grob$widths, D046_Si_grob$widths)
  nuts_col2$widths <- unit.pmax(Navi_PO4_grob$widths, Navi_NH4_grob$widths, Navi_Si_grob$widths)
  nuts_col3$widths <- unit.pmax(C323_PO4_grob$widths, C323_NH4_grob$widths, C323_Si_grob$widths)
  # Combine plot columns
  nutrients_plot <- cbind(nuts_col1, nuts_col2, nuts_col3, size = "first")
  
  grid.newpage()
  grid.draw(nutrients_plot)
  
  # Save plot as pdf file
  pdf("Figures/Nutrients.pdf", 
      width = 7, height = 5)
  grid.draw(nutrients_plot)
  dev.off()
  
#### intial nutrients ####
  
  growth_df_avgs$Algae <- factor(growth_df_avgs$Algae, levels = c("D046", "Navicula", "C323"))

  initial_NH4_plot <- ggplot(data = growth_df_avgs[growth_df_avgs$Round == 3 & growth_df_avgs$Day == 0, ], 
                                 aes(x = Algae, y = NH4_mean, fill = Treatment))  +
    geom_col(position = position_dodge(0.9), color = "gray15") +
    geom_errorbar(aes(ymin=NH4_mean - NH4_sd, ymax= NH4_mean + NH4_sd), width= 0.4, position = position_dodge(0.9)) +
    labs(y = "Ammonium (µM)") +
    scale_fill_manual(labels = c("Fresh", "Reused"), values = c('gray53','gray33')) +
    scale_x_discrete(labels=c("D046" = expression(paste(italic("Chlorella"), " sp.")), "Navicula" = expression(paste(italic("Navicula"), " sp.")), "C323" = expression(paste(italic("Staurosira"), " sp.")))) +
    annotate("text", x = 0.6, y = 450, label = expression(paste(bold("A"))), size = 5) + 
    scale_y_continuous(expand = expand_scale(mult = c(0, 0.05)), breaks = seq(0,450, by = 100)) +
    theme( legend.key = element_rect(fill = NA),  
           legend.title = element_blank(),
           legend.text = element_text(size = 11, margin = margin(r = 8)),
           legend.position = "top",
           legend.key.size = unit(5, "mm"),
           legend.justification = "center",
           legend.margin=margin(t = 0, b = 0, l = 10),
           legend.box.margin=margin(t = 0, b = 0),
           legend.spacing.x = unit(1, "mm"),
           panel.background = element_rect(fill = NA),
           axis.line = element_line(color = "black", size = 0.4),
           axis.ticks.x = element_blank(),
           axis.title.y = element_text(margin = margin(r = 6),size = 12),
           axis.text.y = element_text(size = 12),
           axis.title.x = element_blank(),
           axis.text.x = element_blank()) 
  
  initial_PO4_plot <- ggplot(data = growth_df_avgs[growth_df_avgs$Round == 3 & growth_df_avgs$Day == 0, ], 
                        aes(x = Algae, y = PO4_mean, fill = Treatment))  +
    geom_col(position = position_dodge(0.9), color = "gray15") +
    geom_errorbar(aes(ymin=PO4_mean - PO4_sd, ymax= PO4_mean + PO4_sd), width= 0.4, position = position_dodge(0.9)) +
    labs(y = "Phosphate (µM)") +
    scale_fill_manual(labels = c("Fresh", "Reused"), values = c('gray53','gray33')) +
    scale_x_discrete(labels=c("D046" = expression(paste(italic("Chlorella"), " sp.")), "Navicula" = expression(paste(italic("Navicula"), " sp.")), "C323" = expression(paste(italic("Staurosira"), " sp.")))) +
    annotate("text", x = 0.6, y = 200, label = expression(paste(bold("B"))), size = 5) + 
    scale_y_continuous(expand = expand_scale(mult = c(0.02, 0.05)), breaks = seq(0,200, by = 50)) +
    theme( legend.position = "none",                              
           panel.background = element_rect(fill = NA),
           axis.line = element_line(color = "black", size = 0.4),
           axis.ticks.x = element_blank(),
           axis.title.y = element_text(margin = margin(r = 6),size = 12),
           axis.text.y = element_text(size = 12),
           axis.title.x = element_blank(),
           axis.text.x = element_blank()) 
  
  initial_Si_plot <- ggplot(data = growth_df_avgs[growth_df_avgs$Round == 3 & growth_df_avgs$Day == 0, ], 
                             aes(x = Algae, y = Si_mean, fill = Treatment))  +
    geom_col(position = position_dodge(0.9), color = "gray15") +
    geom_errorbar(aes(ymin=Si_mean - Si_sd, ymax= Si_mean + Si_sd), width= 0.4, position = position_dodge(0.9)) +
    labs(y = "Silicate (µM)") +
    scale_fill_manual(labels = c("Fresh", "Reused"), values = c('gray53','gray33')) +
    scale_x_discrete(labels=c("D046" = expression(paste(italic("Chlorella"), " sp.")), "Navicula" = expression(paste(italic("Navicula"), " sp.")), "C323" = expression(paste(italic("Staurosira"), " sp.")))) +
    annotate("text", x = 0.6, y = 900, label = expression(paste(bold("C"))), size = 5) + 
    scale_y_continuous(expand = expand_scale(mult = c(0.02, 0.05)), breaks = seq(0,1500, by = 200)) +
    theme( legend.position = "none",                              
           panel.background = element_rect(fill = NA),
           axis.line = element_line(color = "black", size = 0.4),
           axis.ticks.x = element_blank(),
           axis.title = element_text(margin = margin(r = 6),size = 12),
           axis.text = element_text(size = 12),
           axis.title.x = element_blank(),
           axis.title.y = element_text(margin = margin(r = 6),size = 12))
  
  # Combine plots
  init_NH4_grob <- ggplotGrob(initial_NH4_plot)
  init_PO4_grob <- ggplotGrob(initial_PO4_plot)
  init_Si_grob <- ggplotGrob(initial_Si_plot)
  
  init_nuts_grid <- rbind(init_NH4_grob, init_PO4_grob, init_Si_grob, size = "first")
  
  # Save plot as pdf file
  pdf("Figures/FigS2_init_nuts.pdf", 
      width = 4, height = 7.5)
  grid.draw(init_nuts_grid)
  dev.off()

  
  #### DOC ####
  
  D046_DOC_plot <- ggplot(data = growth_df_avgs[growth_df_avgs$Algae == "D046" & !(is.na(growth_df_avgs$DOC_mean)), ], 
                         aes(x = Day, y = DOC_mean, color = Treatment, shape = Treatment))  +
    geom_point(size = 2.5) +
    geom_line(aes(group = interaction(Treatment, Round)), size = 1) +
    geom_errorbar(aes(ymin=DOC_mean - DOC_sd, ymax=DOC_mean + DOC_sd), width= 0.2) +
    scale_color_manual(labels = c("Fresh", "Reused"), values = c('green3', 'green4'), guide = guide_legend(reverse=TRUE)) +
    scale_shape_manual(labels = c("Fresh", "Reused"), values = c(16, 15), guide = guide_legend(reverse=TRUE)) +
    scale_y_continuous(breaks = seq(0, 500, 50), expand = expand_scale(mult = c(0.05,0.1))) +  
    scale_x_continuous(limits = c(-0.1,8.1), breaks = seq(0, 8, 2)) +
    annotate("text", x = 0.2, y = 220, label = expression(paste(bold("A"))), size = 4) + 
    labs( y = "Biologically-derived DOC (µM)", x = "Days", title = expression(paste(italic("  Chlorella"), " sp. D046"))) +
    theme( legend.key = element_rect(fill = NA),  # removes color from behind legned points/lines
           legend.title = element_blank(),
           legend.text = element_text(size = 10),
           axis.title = element_text(margin = margin(r = 15), size = 11),
           legend.position = "top",
           legend.key.size = unit(4, "mm"),
           legend.justification = "center",
           legend.margin=margin(t = 0, b = 0, l = 4),
           legend.box.margin=margin(t = 0, b = 0),
           legend.spacing.x = unit(1, "mm"),
           plot.title = element_text(hjust = 0.5, size = 11),
           panel.grid.major = element_line(colour = "gray87", size = 0.2),
           panel.border = element_rect(color = "gray60", fil = NA), 
           panel.background = element_rect(fill = "white"),
           axis.ticks = element_blank(),
           axis.text.x = element_text(size = 12),
           axis.text.y = element_text(size = 12))   
  
  Navicula_DOC_plot <- ggplot(data = growth_df_avgs[growth_df_avgs$Algae == "Navicula" & !(is.na(growth_df_avgs$DOC_mean)), ], 
                             aes(x = Day, y = DOC_mean, color = Treatment, shape = Treatment))  +
    geom_point(size = 2.5) +
    geom_line(aes(group = interaction(Treatment, Round)), size = 1) +
    geom_errorbar(aes(ymin=DOC_mean - DOC_sd, ymax=DOC_mean + DOC_sd), width= 0.2) +
    scale_color_manual(labels = c("Fresh", "Reused"), values = c('dodgerblue2', 'dodgerblue4'), guide = guide_legend(reverse=TRUE)) +
    scale_shape_manual(labels = c("Fresh", "Reused"), values = c(16, 15), guide = guide_legend(reverse=TRUE)) +
    scale_y_continuous(breaks = seq(0, 500, 50), expand = expand_scale(mult = c(0.05,0.1))) +  
    scale_x_continuous(limits = c(-0.1,8.1), breaks = seq(0, 8, 2)) +
    annotate("text", x = 0.2, y = 260, label = expression(paste(bold("B"))), size = 4) + 
    labs(x = "Days", title = expression(paste(italic("  Navicula"), " sp. SFP"))) +
    theme( legend.key = element_rect(fill = NA),  
           legend.title = element_blank(),
           legend.text = element_text(size = 10),
           axis.title.x = element_text(margin = margin(r = 15), size = 11),
           axis.title.y = element_blank(),
           legend.position = "top",
           legend.key.size = unit(4, "mm"),
           legend.justification = "center",
           legend.margin=margin(t = 0, b = 0, l = 4),
           legend.box.margin=margin(t = 0, b = 0),
           legend.spacing.x = unit(1, "mm"),
           plot.title = element_text(hjust = 0.5, size = 11),
           panel.grid.major = element_line(colour = "gray87", size = 0.2),
           panel.border = element_rect(color = "gray60", fil = NA), 
           panel.background = element_rect(fill = "white"),
           axis.ticks = element_blank(),
           axis.text.x = element_text(size = 12),
           axis.text.y = element_text(size = 12))
  
  C323_DOC_plot <- ggplot(data = growth_df_avgs[growth_df_avgs$Algae == "C323" & !(is.na(growth_df_avgs$DOC_mean)) & growth_df_avgs$Round == 3, ], 
                         aes(x = Day, y = DOC_mean, color = Treatment, shape = Treatment))  +
    geom_point(size = 2.5) +
    geom_line(aes(group = interaction(Treatment, Round)), size = 1) +
    geom_errorbar(aes(ymin=DOC_mean - DOC_sd, ymax=DOC_mean + DOC_sd), width= 0.2) +
    scale_color_manual(labels = c("Fresh", "Reused"), values = c('gray63','gray43'), guide = guide_legend(reverse=TRUE)) +
    scale_shape_manual(labels = c("Fresh", "Reused"), values = c(16, 15), guide = guide_legend(reverse=TRUE)) +
    scale_y_continuous(breaks = seq(0, 500, 50), expand = expand_scale(mult = c(0.05,0.1))) +  
    scale_x_continuous(limits = c(-0.1,8.1), breaks = seq(0, 8, 2)) +
    annotate("text", x = 0.2, y = 175, label = expression(paste(bold("C"))), size = 4) + 
    labs(x = "Days", title = expression(paste(italic("Staurosira"), " sp. C323"))) +
    theme( legend.key = element_rect(fill = NA),  
           legend.title = element_blank(),
           legend.text = element_text(size = 10),
           axis.title.x = element_text(margin = margin(r = 15), size = 11),
           axis.title.y = element_blank(),
           legend.position = "top",
           legend.key.size = unit(4, "mm"),
           legend.justification = "center",
           legend.margin=margin(t = 0, b = 0, l = 4),
           legend.box.margin=margin(t = 0, b = 0),
           legend.spacing.x = unit(1, "mm"),
           plot.title = element_text(hjust = 0.5, size = 11),
           panel.grid.major = element_line(colour = "gray87", size = 0.2),
           panel.border = element_rect(color = "gray60", fil = NA), 
           panel.background = element_rect(fill = "white"),
           axis.ticks = element_blank(),
           axis.text.x = element_text(size = 12),
           axis.text.y = element_text(size = 12))
  
  # Combine Round 3 Daily OD plots in a grid & Save as pdf ####
  
  # Convert ggplots to grobs
  D046_DOC_grob <- ggplotGrob(D046_DOC_plot)
  C323_DOC_grob <- ggplotGrob(C323_DOC_plot)
  Navi_DOC_grob <- ggplotGrob(Navicula_DOC_plot)
  
  # Combine in grid
  DOC_gridplot <- cbind(D046_DOC_grob, Navi_DOC_grob, C323_DOC_grob, size = "first")
  
  grid.newpage()
  grid.draw(DOC_gridplot)
  
  # Save plot as pdf file
  pdf("Figures/FigS4_DOCvsTime.pdf", 
      width = 7.5, height = 3)
  grid.draw(DOC_gridplot)
  dev.off()
  
#### Fv/Fm  ####
  
  D046_FvFm_plot <- ggplot(data = growth_df_avgs[growth_df_avgs$Algae == "D046" & !(is.na(growth_df_avgs$FvFm_mean)), ], 
                          aes(x = Day, y = FvFm_mean, color = Treatment, shape = Treatment))  +
    geom_point(size = 2.5) +
    geom_line(aes(group = interaction(Treatment, Round)), size = 1) +
    geom_errorbar(aes(ymin=FvFm_mean - FvFm_sd, ymax=FvFm_mean + FvFm_sd), width= 0.2) +
    scale_color_manual(labels = c("Fresh", "Reused"), values = c('green3', 'green4'), guide = guide_legend(reverse=TRUE)) +
    scale_shape_manual(labels = c("Fresh", "Reused"), values = c(16, 15), guide = guide_legend(reverse=TRUE)) +
    scale_y_continuous(breaks = seq(0, 1, 0.2), expand = expand_scale(mult = c(0.05,0.1)), lim = c(0,0.7)) +  
    scale_x_continuous(limits = c(-0.1,8.1), breaks = seq(0, 8, 2)) +
    annotate("text", x = 0.2, y = 0.7, label = expression(paste(bold("A"))), size = 4) + 
    labs( y = expression(paste("F"["v"]*"/F"["m"])), x = "Days", title = expression(paste(italic("  Chlorella"), " sp. D046"))) +
    theme( legend.key = element_rect(fill = NA),  # removes color from behind legned points/lines
           legend.title = element_blank(),
           legend.text = element_text(size = 10),
           axis.title = element_text(margin = margin(r = 15), size = 11),
           legend.position = "top",
           legend.key.size = unit(4, "mm"),
           legend.justification = "center",
           legend.margin=margin(t = 0, b = 0, l = 4),
           legend.box.margin=margin(t = 0, b = 0),
           legend.spacing.x = unit(1, "mm"),
           plot.title = element_text(hjust = 0.5, size = 11),
           panel.grid.major = element_line(colour = "gray87", size = 0.2),
           panel.border = element_rect(color = "gray60", fil = NA), 
           panel.background = element_rect(fill = "white"),
           axis.ticks = element_blank(),
           axis.text.x = element_text(size = 12),
           axis.text.y = element_text(size = 12))   
  
  Navicula_FvFm_plot <- ggplot(data = growth_df_avgs[growth_df_avgs$Algae == "Navicula" & !(is.na(growth_df_avgs$FvFm_mean)), ], 
                              aes(x = Day, y = FvFm_mean, color = Treatment, shape = Treatment))  +
    geom_point(size = 2.5) +
    geom_line(aes(group = interaction(Treatment, Round)), size = 1) +
    geom_errorbar(aes(ymin=FvFm_mean - FvFm_sd, ymax=FvFm_mean + FvFm_sd), width= 0.2) +
    scale_color_manual(labels = c("Fresh", "Reused"), values = c('dodgerblue2', 'dodgerblue4'), guide = guide_legend(reverse=TRUE)) +
    scale_shape_manual(labels = c("Fresh", "Reused"), values = c(16, 15), guide = guide_legend(reverse=TRUE)) +
    scale_y_continuous(breaks = seq(0, 1, 0.2), expand = expand_scale(mult = c(0.05,0.1)), lim = c(0, 0.7)) +  
    scale_x_continuous(limits = c(-0.1,8.1), breaks = seq(0, 8, 2)) +
    annotate("text", x = 0.2, y = 0.7, label = expression(paste(bold("B"))), size = 4) + 
    labs(x = "Days", title = expression(paste(italic("  Navicula"), " sp. SFP"))) +
    theme( legend.key = element_rect(fill = NA),  
           legend.title = element_blank(),
           legend.text = element_text(size = 10),
           axis.title.x = element_text(margin = margin(r = 15), size = 11),
           axis.title.y = element_blank(),
           legend.position = "top",
           legend.key.size = unit(4, "mm"),
           legend.justification = "center",
           legend.margin=margin(t = 0, b = 0, l = 4),
           legend.box.margin=margin(t = 0, b = 0),
           legend.spacing.x = unit(1, "mm"),
           plot.title = element_text(hjust = 0.5, size = 11),
           panel.grid.major = element_line(colour = "gray87", size = 0.2),
           panel.border = element_rect(color = "gray60", fil = NA), 
           panel.background = element_rect(fill = "white"),
           axis.ticks = element_blank(),
           axis.text.x = element_text(size = 12),
           axis.text.y = element_blank())
  
  C323_FvFm_plot <- ggplot(data = growth_df_avgs[growth_df_avgs$Algae == "C323" & !(is.na(growth_df_avgs$FvFm_mean)) & growth_df_avgs$Round == 3, ], 
                          aes(x = Day, y = FvFm_mean, color = Treatment, shape = Treatment))  +
    geom_point(size = 2.5) +
    geom_line(aes(group = interaction(Treatment, Round)), size = 1) +
    geom_errorbar(aes(ymin=FvFm_mean - FvFm_sd, ymax=FvFm_mean + FvFm_sd), width= 0.2) +
    scale_color_manual(labels = c("Fresh", "Reused"), values = c('gray63','gray43'), guide = guide_legend(reverse=TRUE)) +
    scale_shape_manual(labels = c("Fresh", "Reused"), values = c(16, 15), guide = guide_legend(reverse=TRUE)) +
    scale_y_continuous(breaks = seq(0, 1, 0.2), expand = expand_scale(mult = c(0.05,0.1)), lim = c(0, 0.7)) +  
    scale_x_continuous(limits = c(-0.1,8.1), breaks = seq(0, 8, 2)) +
    annotate("text", x = 0.2, y = 0.7, label = expression(paste(bold("C"))), size = 4) + 
    labs(x = "Days", title = expression(paste(italic("Staurosira"), " sp. C323"))) +
    theme( legend.key = element_rect(fill = NA),  
           legend.title = element_blank(),
           legend.text = element_text(size = 10),
           axis.title.x = element_text(margin = margin(r = 15), size = 11),
           axis.title.y = element_blank(),
           legend.position = "top",
           legend.key.size = unit(4, "mm"),
           legend.justification = "center",
           legend.margin=margin(t = 0, b = 0, l = 4),
           legend.box.margin=margin(t = 0, b = 0),
           legend.spacing.x = unit(1, "mm"),
           plot.title = element_text(hjust = 0.5, size = 11),
           panel.grid.major = element_line(colour = "gray87", size = 0.2),
           panel.border = element_rect(color = "gray60", fil = NA), 
           panel.background = element_rect(fill = "white"),
           axis.ticks = element_blank(),
           axis.text.x = element_text(size = 12),
           axis.text.y = element_blank())
  
  # Combine Round 3 Daily plots in a grid & Save as pdf ####
  
  # Convert ggplots to grobs
  D046_FvFm_grob <- ggplotGrob(D046_FvFm_plot)
  C323_FvFm_grob <- ggplotGrob(C323_FvFm_plot)
  Navi_FvFm_grob <- ggplotGrob(Navicula_FvFm_plot)
  
  # Combine in grid
  FvFm_gridplot <- cbind(D046_FvFm_grob, Navi_FvFm_grob, C323_FvFm_grob, size = "first")
  
  grid.newpage()
  grid.draw(FvFm_gridplot)
  
  # Save plot as pdf file
  pdf("Figures/FigS3_FvFmvsTime.pdf", 
      width = 7.5, height = 3)
  grid.draw(FvFm_gridplot)
  dev.off()
  
#### mu #### with algae on x-axis and r and f as colors of the bars
  
